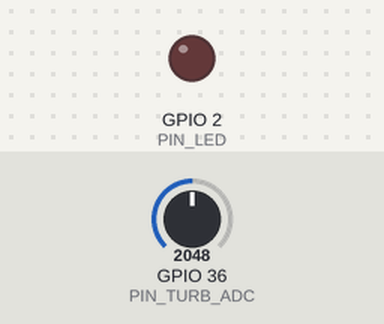
Bench run of a sketch on a simulated ESP32. Shown: output pins drawn as LEDs (lit = HIGH). The test bench sets the inputs (shaded band); at power-on: GPIO 36 (PIN_TURB_ADC) = 2048 (analog values on the 0–4095 scale). What the sketch prints to the serial monitor is not drawn.

Above: at 5.8 s.
5.9 s: GPIO 36 (PIN_TURB_ADC) set to 2012
Timing chart, 0 to 21.6 s (numbered marks = the images above; inputs shaded):
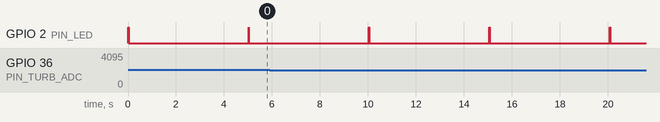

The sketch:

sketch.ino
```cpp
/*
 * NeerSync Node N4: Water Turbidity Monitoring Wokwi Virtual Test
 * Simulates nephelometric optical sensor with FTK app chlorine baseline.
 */

#define PIN_TURB_ADC 36
#define PIN_LED 2

static uint32_t seq = 1;

void setup() {
  Serial.begin(115200);
  pinMode(PIN_LED, OUTPUT);
  analogReadResolution(12);
  Serial.println(F("--- NeerSync Node N4 (Turbidity Quality) Wokwi Simulation Started ---"));
}

void loop() {
  digitalWrite(PIN_LED, HIGH);

  int raw = analogRead(PIN_TURB_ADC);
  // Scale 0 - 200 NTU
  float turbidity_ntu = (raw / 4095.0f) * 20.0f; // Scale 0-20 NTU in simulation
  turbidity_ntu = roundf(turbidity_ntu * 100.0f) / 100.0f;
  float chlorine_mgl = 0.45f; // Standard JJM baseline from FTK kit
  float battery_v = 4.05f;
  int rssi = -74;

  Serial.print(F("{\"schema_version\":\"1.0\",\"node_id\":\"NS-UP-245123-N004\",\"lgd_gp_code\":\"245123\",\"scheme_id\":\"SCH-UP-245123\",\"ts\":\"2026-10-04T12:00:00Z\",\"seq\":"));
  Serial.print(seq++);
  Serial.print(F(",\"type\":\"quality\",\"values\":{\"turbidity_ntu\":"));
  Serial.print(turbidity_ntu, 2);
  Serial.print(F(",\"chlorine_mgl\":"));
  Serial.print(chlorine_mgl, 2);
  Serial.print(F("},\"battery_v\":"));
  Serial.print(battery_v, 2);
  Serial.print(F(",\"rssi_dbm\":"));
  Serial.print(rssi);
  Serial.println(F(",\"fw\":\"1.0.0\"}"));

  digitalWrite(PIN_LED, LOW);
  delay(5000);
}
```

Measured:
- by itself, GPIO 2 (PIN_LED): alternates HIGH for 0.02 s and LOW for 5.0 s
